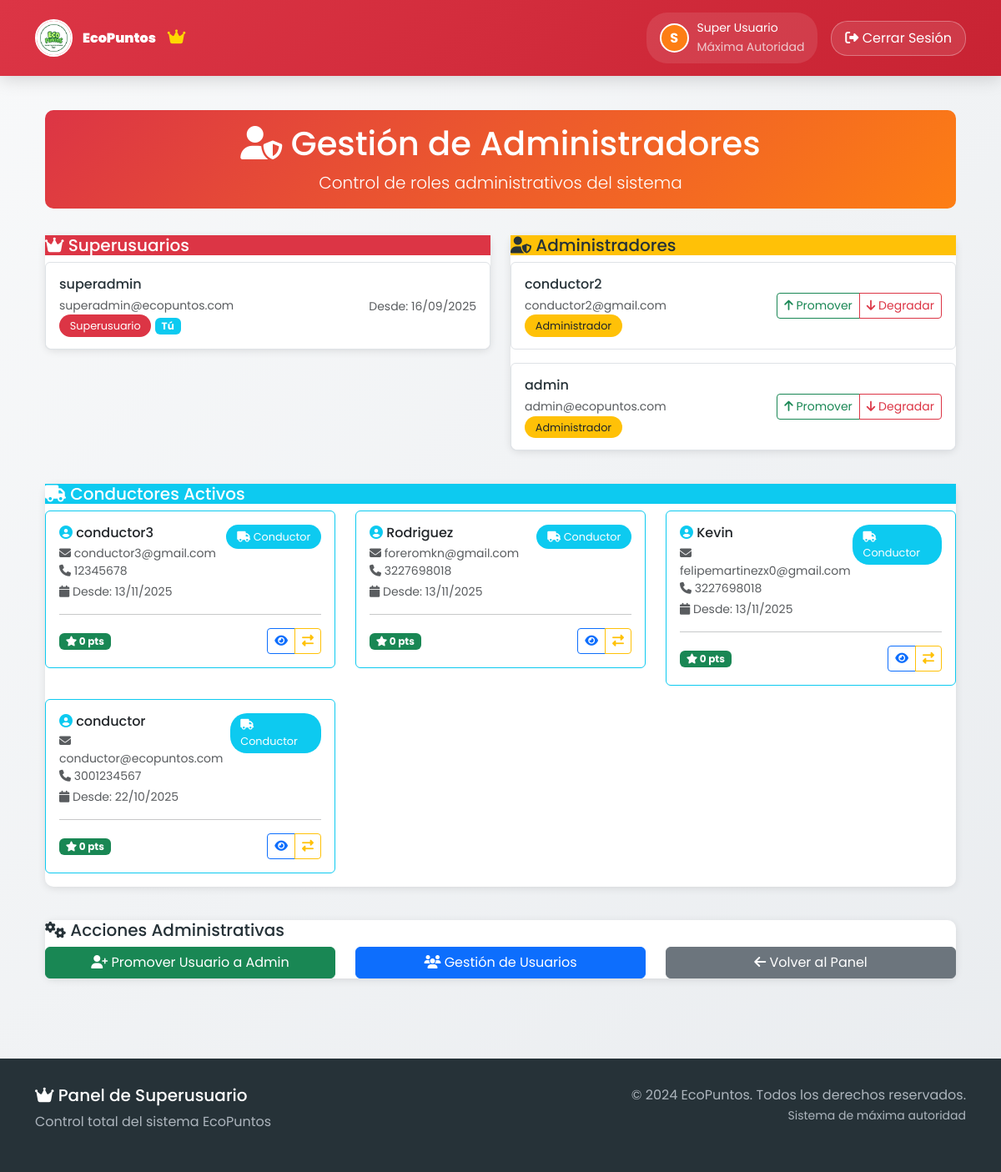
Screenshot of /superuser/admins/ (signed in) with the database file from the repository.
### core/models.py (models this page shows, shortened)
class Usuario(AbstractUser):
    ROLES = (
        ('superuser', 'Superusuario'),
        ('admin', 'Administrador'),
        ('conductor', 'Conductor'),
        ('user', 'Usuario Regular'),
    )
    LEVELS = (
        ('guardian_verde', 'Guardián Verde'),
        ('defensor_planeta', 'Defensor del Planeta'),
        ('heroe_eco', 'Héroe Eco'),
        ('embajador_ambiental', 'Embajador Ambiental'),
        ('leyenda_sustentable', 'Leyenda Sustentable'),
    )
    role = models.CharField(max_length=10, choices=ROLES, default='user')
    level = models.CharField(max_length=25, choices=LEVELS, default='guardian_verde')
    puntos = models.IntegerField(default=0)
    puntos_juego = models.IntegerField(default=0)  # Puntos acumulados en juegos de plásticos
    puntos_juego_vidrios = models.IntegerField(default=0)  # Puntos acumulados en juegos de vidrios
    puntos_juego_papel = models.IntegerField(default=0)  # Puntos acumulados en el juego de papel y cartón
    puntos_juego_metales = models.IntegerField(default=0)  # Puntos acumulados en el juego de metales
    telefono = models.CharField(max_length=20, blank=True, null=True)
    direccion = models.CharField(max_length=255, blank=True, null=True)
    fecha_registro = models.DateTimeField(auto_now_add=True)
    password_reset_token = models.CharField(max_length=100, blank=True, null=True)
    password_reset_expires = models.DateTimeField(null=True, blank=True)
    testimonio = models.TextField("Testimonio", blank=True, null=True)
    notificaciones_email = models.BooleanField(default=True)
    notificaciones_push = models.BooleanField(default=False)
    perfil_publico = models.BooleanField(default=True)
    mostrar_puntos = models.BooleanField(default=True)
    foto_perfil = models.ImageField(upload_to='fotos_perfil/', null=True, blank=True)
    suspended = models.BooleanField(default=False, help_text="Usuario suspendido permanentemente")
    terminos_aceptados = models.BooleanField(default=False, help_text="Usuario ha aceptado los términos y condiciones")
    fecha_aceptacion_terminos = models.DateTimeField(null=True, blank=True, help_text="Fecha cuando aceptó los términos")
    email_verificado = models.BooleanField(default=False, help_text="Email verificado con código 2FA")
    codigo_verificacion = models.CharField(max_length=6, blank=True, null=True, help_text="Código de verificación 2FA")
    codigo_verificacion_expira = models.DateTimeField(null=True, blank=True, help_text="Expiración del código 2FA")
    intentos_verificacion = models.IntegerField(default=0, help_text="Intentos fallidos de verificación")
    verificacion_bloqueada_hasta = models.DateTimeField(null=True, blank=True, help_text="Bloqueo temporal por intentos fallidos")
    email = models.EmailField(unique=True)
    class Meta:
        verbose_name = 'Usuario'
        verbose_name_plural = 'Usuarios'

### core/views_superuser.py (the view)
# urls.py: path('superuser/admins/', views_superuser.gestion_admins_superuser, name='gestion_admins_superuser'),
@require_superuser
def gestion_admins_superuser(request):
    admins = Usuario.objects.filter(role='admin').order_by('-fecha_registro')
    superusers = Usuario.objects.filter(role='superuser').order_by('-fecha_registro')
    conductores = Usuario.objects.filter(role='conductor', is_active=True).order_by('-fecha_registro')
    context = {
        'admins': admins,
        'superusers': superusers,
        'conductores': conductores,
    }
    return render(request, 'core/superuser/gestion_admins.html', context)

### core/templates/core/superuser/gestion_admins.html (shortened to what this page needs)
{% extends 'core/superuser/base_superuser.html' %}
{% load static %}
{% block content %}
<div class="container-fluid">
    <div class="superuser-header text-center">
        <div class="container">
            <h1><i class="fas fa-user-shield"></i> Gestión de Administradores</h1>
            <p class="lead mb-0">Control de roles administrativos del sistema</p>
        </div>
    </div>
    <div class="row">
        <div class="col-lg-6">
            <div class="admin-card">
                <div class="card-header bg-danger text-white">
                    <h5><i class="fas fa-crown"></i> Superusuarios</h5>
                </div>
                <div class="card-body">
                    {% if superusers %}
                        {% for superuser in superusers %}
                        <div class="d-flex justify-content-between align-items-center mb-3 p-3 border rounded">
                            <div>
                                <h6 class="mb-1">{{ superuser.username }}</h6>
                                <small class="text-muted">{{ superuser.email }}</small>
                                <br>
                                <span class="role-badge bg-danger text-white">Superusuario</span>
                                {% if superuser == user %}
                                    <span class="badge bg-info">Tú</span>
                                {% endif %}
                            </div>
                            <div>
                                <small class="text-muted">Desde: {{ superuser.fecha_registro|date:"d/m/Y" }}</small>
                            </div>
                        </div>
                        {% endfor %}
                    {% else %}
                        <p class="text-muted">No hay otros superusuarios.</p>
                    {% endif %}
                </div>
            </div>
        </div>
        <div class="col-lg-6">
            <div class="admin-card">
                <div class="card-header bg-warning">
                    <h5><i class="fas fa-user-shield"></i> Administradores</h5>
                </div>
                <div class="card-body">
                    {% if admins %}
                        {% for admin in admins %}
                        <div class="d-flex justify-content-between align-items-center mb-3 p-3 border rounded">
                            <div>
                                <h6 class="mb-1">{{ admin.username }}</h6>
                                <small class="text-muted">{{ admin.email }}</small>
                                <br>
                                <span class="role-badge bg-warning text-dark">Administrador</span>
                            </div>
                            <div class="btn-group">
                                <button class="btn btn-sm btn-outline-success"
                                        onclick="promoverAdmin({{ admin.id }}, '{{ admin.username }}')">
                                    <i class="fas fa-arrow-up"></i> Promover
                                </button>
                                <button class="btn btn-sm btn-outline-danger"
                                        onclick="degradarAdmin({{ admin.id }}, '{{ admin.username }}')">
                                    <i class="fas fa-arrow-down"></i> Degradar
                                </button>
                            </div>
                        </div>
                        {% endfor %}
                    {% else %}
                        <p class="text-muted">No hay administradores registrados.</p>
                    {% endif %}
                </div>
            </div>
        </div>
    </div>
    <div class="row mt-4">
        <div class="col-lg-12">
            <div class="admin-card">
                <div class="card-header bg-info text-white">
                    <h5><i class="fas fa-truck"></i> Conductores Activos</h5>
                </div>
                <div class="card-body">
                    {% if conductores %}
                        <div class="row">
                            {% for conductor in conductores %}
                            <div class="col-md-6 col-lg-4 mb-3">
                                <div class="card border-info">
                                    <div class="card-body">
                                        <div class="d-flex justify-content-between align-items-start">
                                            <div>
                                                <h6 class="mb-1">
                                                    <i class="fas fa-user-circle text-info"></i> {{ conductor.username }}
                                                </h6>
                                                <small class="text-muted d-block">
                                                    <i class="fas fa-envelope"></i> {{ conductor.email }}
                                                </small>
                                                {% if conductor.telefono %}
                                                <small class="text-muted d-block">
                                                    <i class="fas fa-phone"></i> {{ conductor.telefono }}
                                                </small>
                                                {% endif %}
                                                <small class="text-muted d-block mt-1">
                                                    <i class="fas fa-calendar"></i> Desde: {{ conductor.fecha_registro|date:"d/m/Y" }}
                                                </small>
                                            </div>
                                            <span class="role-badge bg-info text-white">
                                                <i class="fas fa-truck"></i> Conductor
                                            </span>
                                        </div>
                                        <hr>
                                        <div class="d-flex justify-content-between align-items-center">
                                            <div>
                                                <span class="badge bg-success">
                                                    <i class="fas fa-star"></i> {{ conductor.puntos }} pts
                                                </span>
                                            </div>
                                            <div class="btn-group btn-group-sm">
                                                <button class="btn btn-outline-primary"
                                                        onclick="verDetalleConductor({{ conductor.id }}, '{{ conductor.username }}')"
                                                        title="Ver detalles">
                                                    <i class="fas fa-eye"></i>
                                                </button>
                                                <button class="btn btn-outline-warning"
                                                        onclick="cambiarRolConductor({{ conductor.id }}, '{{ conductor.username }}')"
                                                        title="Cambiar rol">
                                                    <i class="fas fa-exchange-alt"></i>
                                                </button>
                                            </div>
                                        </div>
                                    </div>
                                </div>
                            </div>
                            {% endfor %}
                        </div>
                    {% endif %}
                </div>
            </div>
        </div>
    </div>
    <div class="row mt-4">
        <div class="col-md-12">
            <div class="admin-card">
                <div class="card-header">
                    <h5><i class="fas fa-cogs"></i> Acciones Administrativas</h5>
                </div>
                <div class="card-body">
                    <div class="row">
                        <div class="col-md-4">
                            <button class="btn btn-success w-100" onclick="buscarUsuarios()">
                                <i class="fas fa-user-plus"></i> Promover Usuario a Admin
                            </button>
                        </div>
                        <div class="col-md-4">
                            <a href="{% url 'gestion_usuarios_superuser' %}" class="btn btn-primary w-100">
                                <i class="fas fa-users"></i> Gestión de Usuarios
                            </a>
                        </div>
                        <div class="col-md-4">
                            <a href="{% url 'panel_superuser' %}" class="btn btn-secondary w-100">
                                <i class="fas fa-arrow-left"></i> Volver al Panel
                            </a>
                        </div>
                    </div>
                </div>
            </div>
        </div>
    </div>
</div>
{% endblock %}

### core/templates/core/superuser/base_superuser.html (shortened to what this page needs)
{% load static %}
<!DOCTYPE html>
<html lang="es">
<head>
  <link href="https://cdn.jsdelivr.net/npm/bootstrap@5.3.0-alpha1/dist/css/bootstrap.min.css" rel="stylesheet">
  <link rel="stylesheet" href="https://cdnjs.cloudflare.com/ajax/libs/font-awesome/6.4.0/css/all.min.css">
  <link rel="stylesheet" href="https://cdnjs.cloudflare.com/ajax/libs/animate.css/4.1.1/animate.min.css">
</head>
<body>
  <nav class="navbar navbar-expand-lg navbar-superuser">
    <div class="container">
      <a class="navbar-brand-superuser" href="{% url 'panel_superuser' %}">
        <img src="{% static 'core/img/eco.jpg' %}" alt="Logo" class="logo-superuser">
        <div>
          <strong>EcoPuntos</strong>
          <i class="fas fa-crown superuser-crown"></i>
        </div>
      </a>
      <div class="d-flex align-items-center gap-3">
        {% if user.is_authenticated %}
          <div class="user-profile-superuser">
            {% if user.foto_perfil %}
              <img src="{{ user.foto_perfil.url }}?v={{ user.last_login|date:'U'|default:'0' }}" alt="Foto de Perfil" class="user-avatar-superuser">
            {% else %}
              <div class="user-avatar-superuser avatar-nav-superuser">
                {{ user.first_name|first|upper|default:user.username|first|upper }}
              </div>
            {% endif %}
            <div class="d-none d-md-block">
              <small class="d-block">{{ user.get_full_name|default:user.username }}</small>
              <small class="text-light opacity-75">Máxima Autoridad</small>
            </div>
          </div>
          <a href="#" class="btn btn-logout-superuser" data-bs-toggle="modal" data-bs-target="#logoutModal">
            <i class="fas fa-sign-out-alt"></i>
            <span class="d-none d-md-inline"> Cerrar Sesión</span>
          </a>
        {% endif %}
      </div>
    </div>
  </nav>
  <main class="main-content">
    <div class="container">
      {% block content %}{% endblock %}
    </div>
  </main>
  <footer class="footer-superuser">
    <div class="container">
      <div class="row">
        <div class="col-md-6">
          <h5><i class="fas fa-crown"></i> Panel de Superusuario</h5>
          <p class="text-muted">Control total del sistema EcoPuntos</p>
        </div>
        <div class="col-md-6 text-md-end">
          <p class="text-muted mb-0">© 2024 EcoPuntos. Todos los derechos reservados.</p>
          <small class="text-muted">Sistema de máxima autoridad</small>
        </div>
      </div>
    </div>
  </footer>
</body>
</html>

### rows the page displays
Usuario: first_name|first "S", get_full_name "Super Usuario", username "superadmin", email "superadmin@ecopuntos.com", shows "Tú", fecha_registro "16/09/2025"
Usuario: username "conductor2", email "conductor2@gmail.com"
Usuario: username "admin", email "admin@ecopuntos.com"
Usuario: username "conductor3", email "conductor3@gmail.com", telefono "12345678", fecha_registro "13/11/2025", puntos "0"
Usuario: username "Rodriguez", email "foreromkn@gmail.com", telefono "3227698018", fecha_registro "13/11/2025", puntos "0"
Usuario: username "Kevin", email "felipemartinezx0@gmail.com", telefono "3227698018", fecha_registro "13/11/2025", puntos "0"
Usuario: username "conductor", email "conductor@ecopuntos.com", telefono "3001234567", fecha_registro "22/10/2025", puntos "0"
